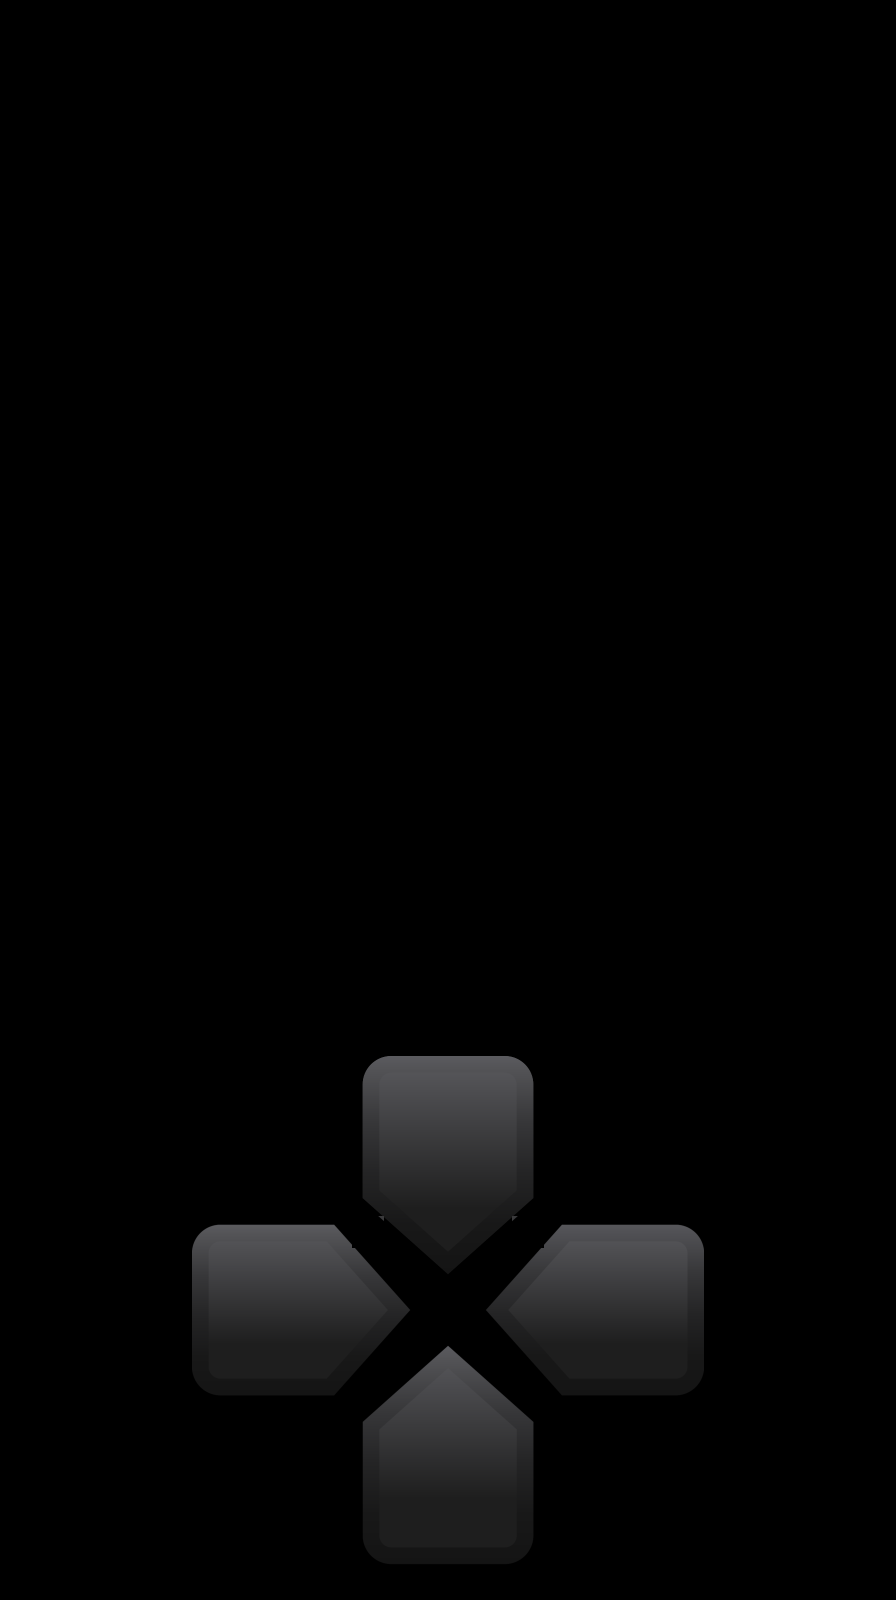

Rendered tile map (Tiled .tmx) drawn with the repository's tilesets; below, a short description and the map source with its tile grids summarised:
An orthogonal 28x50 tile map with 32x32 px tiles, 1 tile layer (Black), 4 hidden layers not drawn, 3 tilesets.

<map version="1.4" tiledversion="1.4.3" orientation="orthogonal" renderorder="right-down" width="28" height="50" tilewidth="32" tileheight="32" infinite="0" nextlayerid="6" nextobjectid="1">
 <tileset firstgid="1" source="controllerBlack.tsx" />
 <tileset firstgid="1401" source="ControllerLeft.tsx" />
 <tileset firstgid="1657" source="ControllerUp.tsx" />
 <layer id="1" name="Black" width="28" height="50">
  <data>[1400 cells, 1400 non-empty, 1400 distinct tile ids]</data>
 </layer>
 <layer id="2" name="Down" width="28" height="50" visible="0">
  <data>[1400 cells, 36 non-empty, 36 distinct tile ids]</data>
 </layer>
 <layer id="3" name="Up" width="28" height="50" visible="0">
  <data>[1400 cells, 36 non-empty, 36 distinct tile ids]</data>
 </layer>
 <layer id="4" name="Left" width="28" height="50" visible="0">
  <data>[1400 cells, 36 non-empty, 36 distinct tile ids]</data>
 </layer>
 <layer id="5" name="Right" width="28" height="50" visible="0">
  <data>[1400 cells, 36 non-empty, 36 distinct tile ids]</data>
 </layer>
</map>
